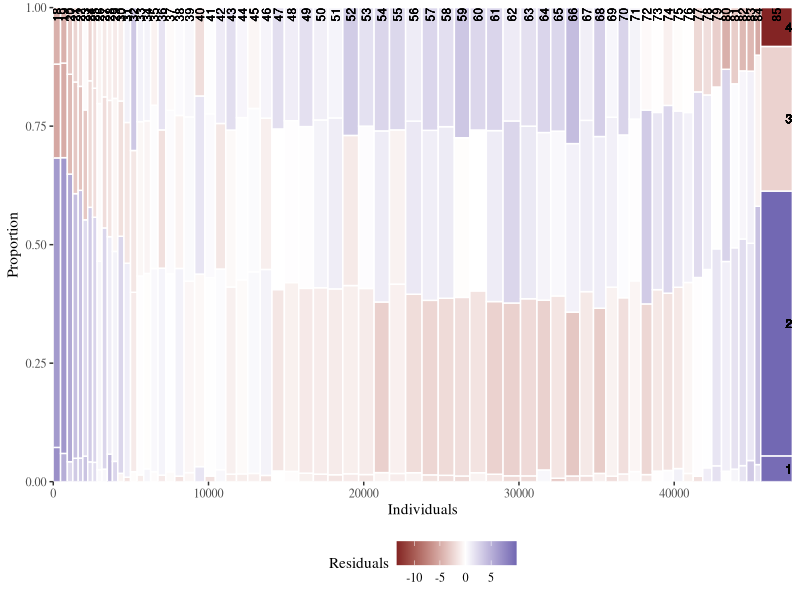
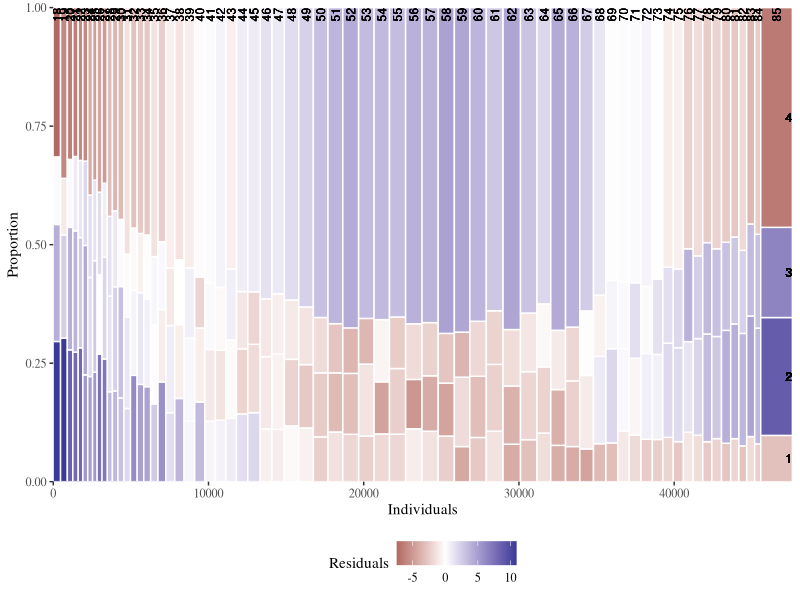
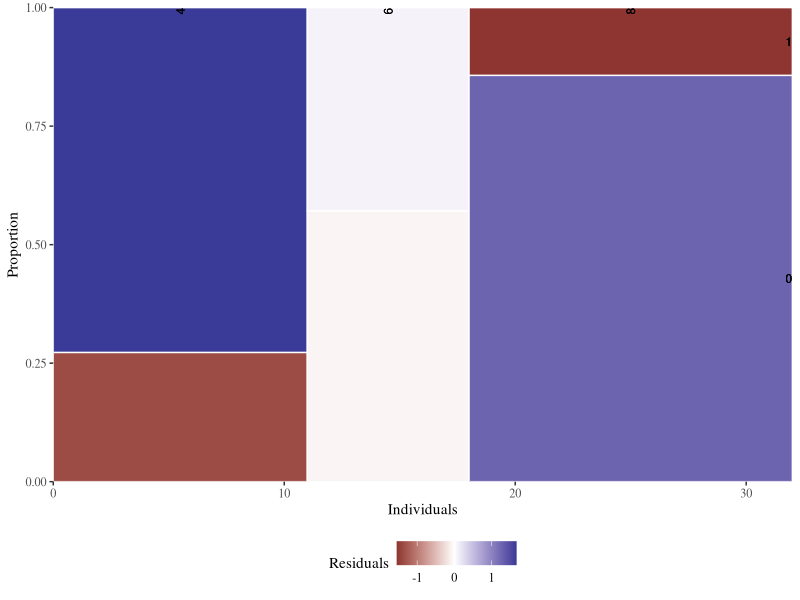
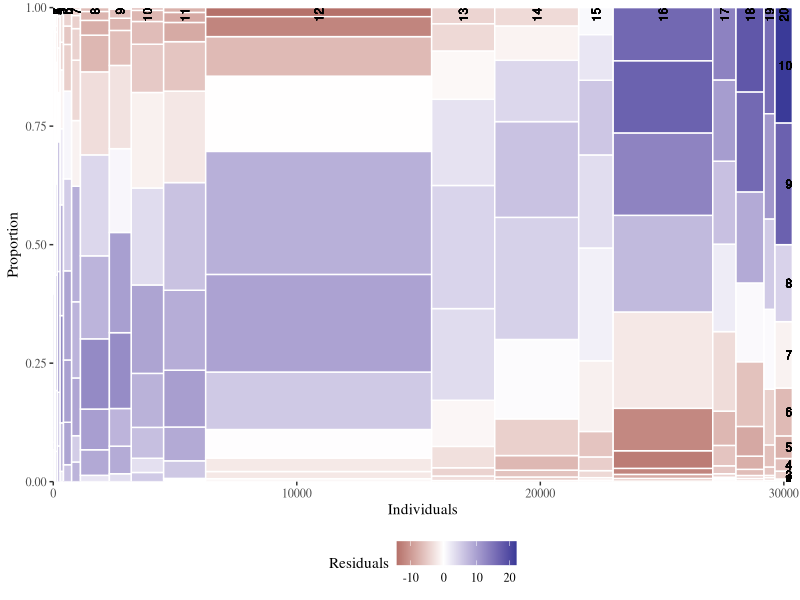

The R source for these figures, in order:
## ---- chunk 1
library(ggplot2)
library(reshape2)
library(dplyr)
library(ggthemes)

adult <- read.csv(file="adult.csv", header=TRUE, sep=",")
adult <- data.frame(adult$RBMI, adult$BMI_P, adult$RACEHPR2, adult$SRSEX, adult$SRAGE_P, adult$MARIT2, adult$AB1, adult$ASTCUR, adult$AB51, adult$POVLL)
colnames(adult) = c("RBMI", "BMI_P", "RACEHPR2", "SRSEX", "SRAGE_P", "MARIT2", "AB1", "ASTCUR", "AB51", "POVLL")
head(adult)
## ---- chunk 2
mosaicGG <- function(data, X, FILL) {
  # Proportions in raw data
  DF <- as.data.frame.matrix(table(data[[X]], data[[FILL]]))
  DF$groupSum <- rowSums(DF)
  DF$xmax <- cumsum(DF$groupSum)
  DF$xmin <- DF$xmax - DF$groupSum
  DF$X <- row.names(DF)
  DF$groupSum <- NULL
  DF_melted <- melt(DF, id = c("X", "xmin", "xmax"), variable.name = "FILL")
  DF_melted <- DF_melted %>%
    group_by(X) %>%
    mutate(ymax = cumsum(value/sum(value)),
           ymin = ymax - value/sum(value))

  # Chi-sq test
  results <- chisq.test(table(data[[FILL]], data[[X]])) # fill and then x
  resid <- melt(results$residuals)
  names(resid) <- c("FILL", "X", "residual")

  # Merge data
  DF_all <- merge(DF_melted, resid)

  # Positions for labels
  DF_all$xposn <- DF_all$xmin + (DF_all$xmax - DF_all$xmin)/2
  index <- DF_all$xmax == max(DF_all$xmax)
  DF_all$yposn <- DF_all$ymin[index] + (DF_all$ymax[index] - DF_all$ymin[index])/2

  # Plot
  g <- ggplot(DF_all, aes(ymin = ymin,  ymax = ymax, xmin = xmin,
                          xmax = xmax, fill = residual)) +
  geom_rect(col = "white") +
  geom_text(aes(x = xposn, label = X),
            y = 1, size = 3, angle = 90, hjust = 1, show.legend = FALSE) +
  geom_text(aes(x = max(xmax),  y = yposn, label = FILL),
            size = 3, hjust = 1, show.legend = FALSE) +
  scale_fill_gradient2("Residuals") +
  scale_x_continuous("Individuals", expand = c(0,0)) +
  scale_y_continuous("Proportion", expand = c(0,0)) +
  theme_tufte() +
  theme(legend.position = "bottom")
  print(g)
}
## ---- chunk 3
# BMI described by age (as previously seen)
mosaicGG(adult, X = "SRAGE_P", FILL = "RBMI")

# Poverty described by age
mosaicGG(adult, X = "SRAGE_P", FILL = "POVLL")

# mtcars: am described by cyl
mosaicGG(mtcars, "cyl", "am")

# Vocab: vocabulary described by education
library(carData)
mosaicGG(Vocab, "education", "vocabulary")
